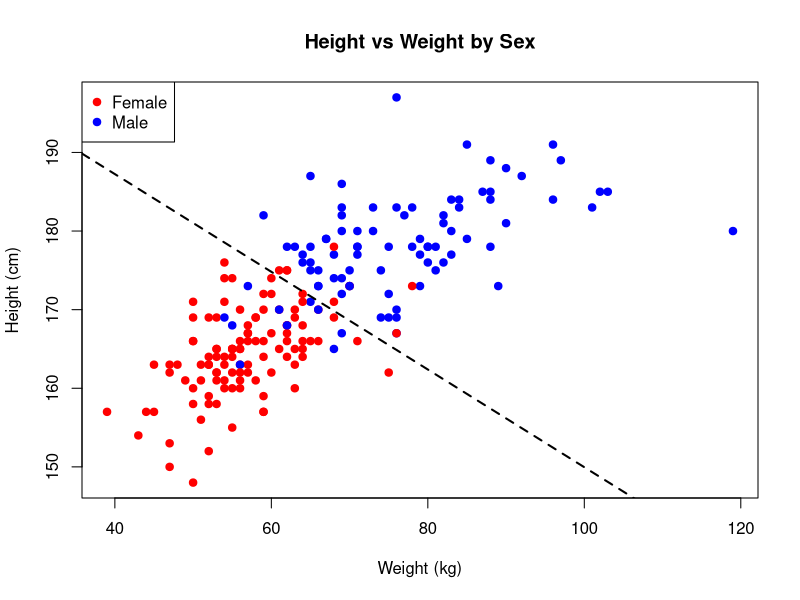

Source code (R): (Note: this script raises an error after producing the figure.)
# Load necessary packages
if(!require(car)) install.packages("car")
if(!require(MASS)) install.packages("MASS") # For LDA
library(car)
library(MASS)

# Load the data
data(Davis)

# Fix the mistake by swapping weight and height for row 12
temp <- Davis[12, "weight"]
Davis[12, "weight"] <- Davis[12, "height"]
Davis[12, "height"] <- temp

plot(Davis$weight, Davis$height, 
     col = ifelse(Davis$sex == "F", "red", "blue"), 
     pch = 19, 
     xlab = "Weight (kg)", 
     ylab = "Height (cm)",
     main = "Height vs Weight by Sex")
legend("topleft", legend = c("Female", "Male"), col = c("red", "blue"), pch = 19)

#Fit Logistic Regression Model
# family = binomial handles binary outcomes
model_logit <- glm(sex ~ weight + height, family = binomial, data = Davis)

# Display estimates and test results
summary(model_logit)

# Extract coefficients
beta <- coef(model_logit)
b0 <- beta[1]  # Intercept (was beta[2])
b1 <- beta[2]  # weight (was beta[3])
b2 <- beta[3]

# Calculate slope and intercept for the line height = slope * weight + intercept
slope_logit <- -b1 / b2
intercept_logit <- -b0 / b2

# Add the line to the existing plot
abline(a = intercept_logit, b = slope_logit, col = "black", lwd = 2, lty = 2)

# 1. Fit the LDA model
# We specify prior = c(0.5, 0.5) to use the "actual" probabilities mentioned in the text
# Note: The levels are F, M. So prior c(0.5, 0.5) assigns 0.5 to F and 0.5 to M.
model_lda <- lda(sex ~ weight + height, data = Davis, prior = c(0.5, 0.5))
print(model_lda)

# 2. Compute the boundary line parameters manually
# LDA boundary is linear: a*weight + b*height + c = 0

# Extract means (mu_k) and prior probabilities
mu <- model_lda$means
mu_F <- mu["F", ]
mu_M <- mu["M", ]

# Calculate common covariance matrix (Sigma)
# LDA assumes one common covariance matrix. We can estimate it manually or use heuristics.
# A robust way in R context:
n <- nrow(Davis)
# Separate groups
d_F <- subset(Davis, sex == "F")[, c("weight", "height")]
d_M <- subset(Davis, sex == "M")[, c("weight", "height")]
# Weighted average of covariance matrices (standard LDA formula)
S_F <- cov(d_F)
S_M <- cov(d_M)
n_F <- nrow(d_F)
n_M <- nrow(d_M)
# Pooled Covariance Matrix
Sigma <- ((n_F - 1) * S_F + (n_M - 1) * S_M) / (n - 2)

# Calculate coefficients for the boundary line
# Normal vector w = Sigma_inv * (mu_M - mu_F)
Sigma_inv <- solve(Sigma)
w <- Sigma_inv %*% (mu_M - mu_F) # This gives a vector with 2 elements: w_weight and w_height

# Calculate the constant term K
# K = -0.5 * (mu_M - mu_F)^T * Sigma_inv * (mu_M + mu_F) + log(pi_M/pi_F)
# Since pi_M = pi_F = 0.5, log term is 0.
K <- -0.5 * t(mu_M - mu_F) %*% Sigma_inv %*% (mu_M + mu_F)

# The line equation is: w[2]*weight + w[3]*height + K = 0
# height = (-w[2]/w[3]) * weight - (K/w[3])
slope_lda <- -w[2] / w[3]
intercept_lda <- -K / w[3]

# 3. Add LDA boundary to the plot
abline(a = intercept_lda, b = slope_lda, col = "green", lwd = 2)

# Add Legend for boundaries
legend("bottomright", legend = c("Logistic Boundary", "LDA Boundary (Prior=0.5)"),
       col = c("black", "green"), lty = c(2, 1), lwd = 2)
